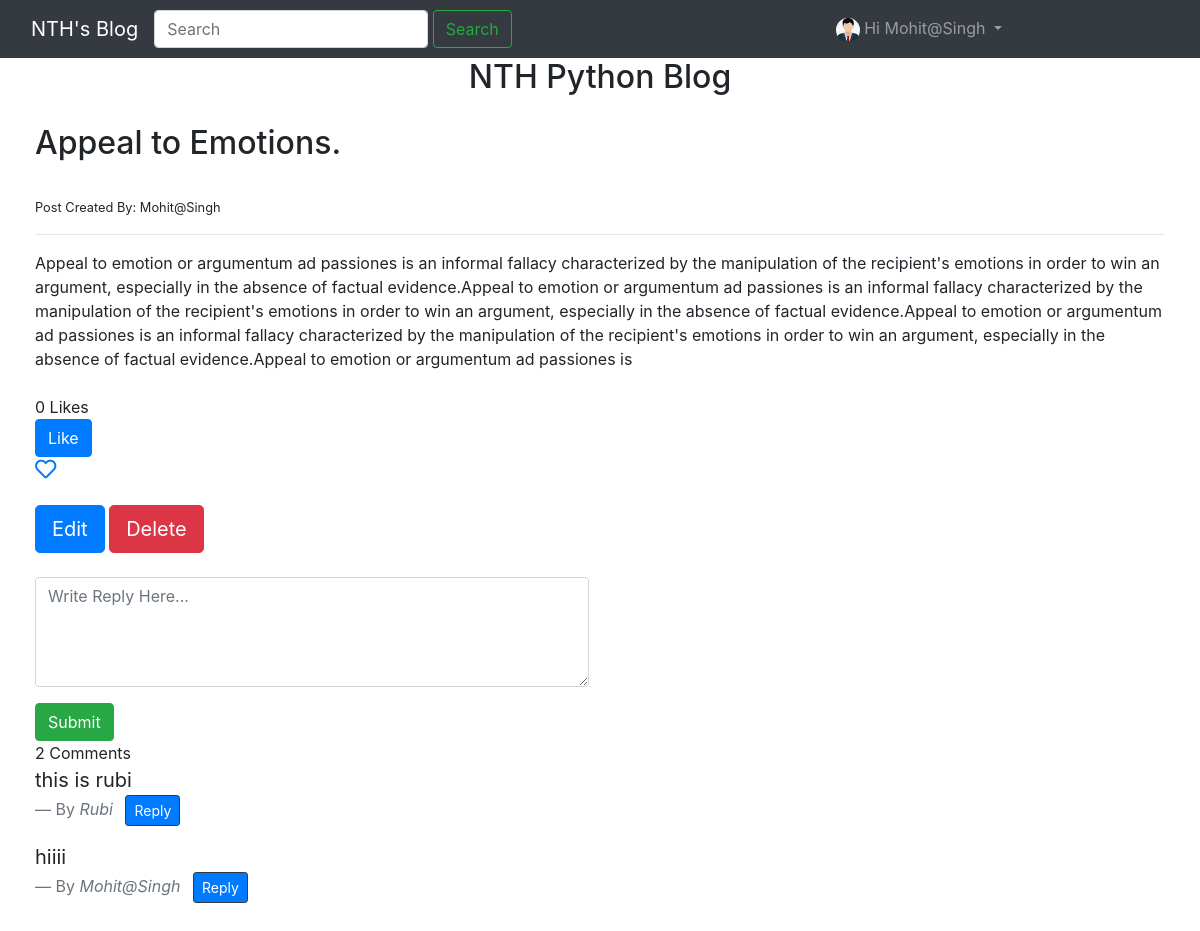
Page /nthblog/3/appeal-to-emotions/ (signed in) on the committed database.
### Blogproject/models.py (models this page shows, shortened)
class Profile(models.Model):
    user = models.OneToOneField(User , on_delete=models.CASCADE)
    dob = models.DateField(null=True, blank=True)
    phote = models.ImageField(null=True, blank=True, upload_to='myimages')

class Post(models.Model):
    STATUS_CHOICES = (
        ('draft', 'draft'),
        ('published', 'published')
    )
    title = models.CharField(max_length=50)
    slug = models.CharField(max_length=50)
    author = models.ForeignKey(User, on_delete=models.CASCADE)
    body = models.TextField()
    likes = models.ManyToManyField(User, blank=True, related_name='likes')
    created = models.DateTimeField(auto_now_add=True)
    updated = models.DateTimeField(auto_now=True)
    status = models.CharField(max_length=20, choices=STATUS_CHOICES, default='draft')
    favourite = models.ManyToManyField(User, related_name='favourite', blank=True)
    restrict_comment = models.BooleanField(default=False)
    def total_likes(self):
        return self.likes.count()

class Comment(models.Model):
    post = models.ForeignKey(Post, on_delete=models.CASCADE)
    user = models.ForeignKey(User , on_delete=models.CASCADE)
    reply = models.ForeignKey('Comment', null=True, related_name='replies', on_delete=models.CASCADE)
    content = models.TextField(max_length=200)
    timestamp = models.DateTimeField(auto_now_add=True)

### Blogproject/views.py (the view)
# urls.py: url(r'^nthblog/(?P<id>\d+)/(?P<slug>[\w-]+)/$',views.post_detail, name='post_detail'),
@login_required(login_url='login')
def post_detail(request, id, slug):
    post = get_object_or_404(Post, id=id, slug=slug)
    comments = Comment.objects.filter(post=post, reply=None).order_by('-id')
    is_liked = False
    if post.likes.filter(id=request.user.id).exists():
        is_liked = True
    is_favourite = False
    if post.favourite.filter(id=request.user.id).exists():
        is_favourite = True
    if request.method == "POST":
        comment_form = CommentForm(request.POST or None)
        if comment_form.is_valid():
            content = request.POST.get('content')
            reply_id = request.POST.get('comment_id')
            comment_qs = None
            if reply_id:
                comment_qs = Comment.objects.get(id=reply_id)
            comment = Comment.objects.create(post=post, user=request.user, content=content, reply=comment_qs)
            comment.save()
            return HttpResponseRedirect(post.get_absolute_url())
    else:
        comment_form = CommentForm()
    context = {
        'post': post,
        'is_liked': is_liked,
        'is_favourite': is_favourite,
        'total_likes': post.total_likes(),
        'comments': comments,
        'comment_form': comment_form
    }
    return render(request, 'post_details.html', context)

### Blogproject/form.py
class CommentForm(forms.ModelForm):
    content = forms.CharField(
        label="",
        widget=forms.Textarea(
            attrs={
                'class':'form-control',
                'placeholder':'Write Reply Here...',
                'rows':'4',
                'cols':'50'
            }
        )
    )
    class Meta:
        model = Comment
        fields = ('content',)

### templates/post_details.html (shortened to what this page needs)
{% extends 'base.html' %}
{% block content %}
{% include 'alerts.html' %}
<div class="container-fluid" style="margin: 20px;">
    <h2>{{ post.title }}</h2><br>
    <small>Post Created By: {{ post.author }}</small>
    <hr>
    {{ post.body }}<br><br>
    {{ total_likes }} Like{{ total_likes|pluralize }}
    <br>
    <form action="{% url 'like_post' %}" method="POST">
        {% if is_liked %}
        <button type="submit" name="post_id" value="{{ post.id }}" class="btn btn-danger">Dislike</button>
        {% else %}
        <button type="submit" name="post_id" value="{{ post.id }}" class="btn btn-primary">Like</button>
        {% endif %}
    </form>
    <div id="favourite-section">
    {% if is_favourite %}
        <a href="{% url 'favourite_post' id=post.id %}">
            <i class="fas fa-heart fa-lg"></i>
        </a>
    {% else %}
        <a href="{% url 'favourite_post' id=post.id %}">
            <i class="far fa-heart fa-lg"></i>
        </a>
    {% endif %}
    </div>
<br>
    {% if post.author == request.user %}
    <div>
        <a href="{% url 'post_edit' id=post.id %}" class="btn btn-lg btn-primary text-white" >Edit</a>
        <a href="{% url 'post_delete' id=post.id %}" class="btn btn-danger btn-lg text-white">Delete</a>
    </div>
    {% endif %}
<br>
    {% if  not post.restrict_comment %}
        <div class="main-comment-section">
            {% include 'comments.html' %}
        </div>
    {% endif %}
{% endblock %}

### templates/navbar.html (shortened to what this page needs)
{% load static %}
<!DOCTYPE html>
<html lang="en">
<head>
</head>
<body>
{% block content %}
<nav class="navbar navbar-expand-lg navbar-dark bg-dark">
  <div class="container-fluid">
    <a class="navbar-brand" href="{% url 'post_list' %}">NTH's Blog</a>
    <div class="collapse navbar-collapse" id="navbarSupportedContent">
     <ul class="navbar-nav mr-auto">
          <form class="d-flex" action="{% url 'post_list' %}">
          <input class="form-control me-2" type="search" placeholder="Search" aria-label="Search" name="q">&nbsp;
          <button class="btn btn-outline-success" type="submit">Search</button>
        </form>
      </ul>
    </div>
  </div>
    <ul class="navbar-nav">
          {% if request.user.is_authenticated %}
        <li class="nav-item dropdown">
          <a class="nav-link dropdown-toggle" href="#" id="navbarDropdown" role="button" data-toggle="dropdown" aria-expanded="false">
           {% if request.user.profile.phote %}
               <img src="{{ request.user.profile.phote.url }}" alt="narayana image" style="height: 7%; width: 7%; border-radius: 50%">
           {% else %}
               <img src="{% static 'myimages/user.jpg' %}" alt="navbar-img" style="height: 10%; width: 10%; border-radius: 50%;">
           {% endif %}
          <span> Hi {{ request.user }}</span>
          </a>
        </li>
          {% endif %}
    </ul>
</nav>
{% endblock %}
</body>
</html>

### templates/comments.html (shortened to what this page needs)
<!DOCTYPE html>
<html lang="en">
<head>
</head>
<body>
        <div class="container-fluid">
            <div class="row">
                <form method="POST">
                    {{ comment_form.as_p }}
                    <input type="submit" value="Submit" class="btn btn-success">
                </form>
            </div>
        </div>
        {{ comments.count }} Comment{{ comments|pluralize }}
        {% for comment in comments  %}
        <blockquote class="blockquote">
            <p class="mb-0">{{ comment.content }}</p>
            <footer class="blockquote-footer">By <cite title="Source Title">{{ comment.user }}</cite>
            <button class="reply-btn ml-2 btn btn-primary btn-outline-dark text-white btn-sm" type="button" name="button">Reply</button>
            </footer>
        </blockquote>
        {% endfor %}
</body>
</html>

### rows in the picture
Post: title "Appeal to Emotions.", author "Mohit@Singh", body "Appeal to emotion or argumentum ad passiones is an informal fallacy characterized by the manipulation of the recipient's emotions in order to win an argument, especially in the absence of factual evidence.Appeal to emotion or argumentum ad passiones is an informal fallacy characterized by the manipulation of the recipient's emotions in order to win an argument, especially in the absence of factual evidence.Appeal to emotion or argumentum ad passiones is an informal fallacy characterized by the manipulation of the recipient's emotions in order to win an argument, especially in the absence of factual evidence.Appeal to emotion or argumentum ad passiones is"
Comment: content "this is rubi", user "Rubi"
Comment: content "hiiii", user "Mohit@Singh"

### other values in the picture
{{ request.user }} "Mohit@Singh"
{{ total_likes }} "0"
{{ comments.count }} "2"
